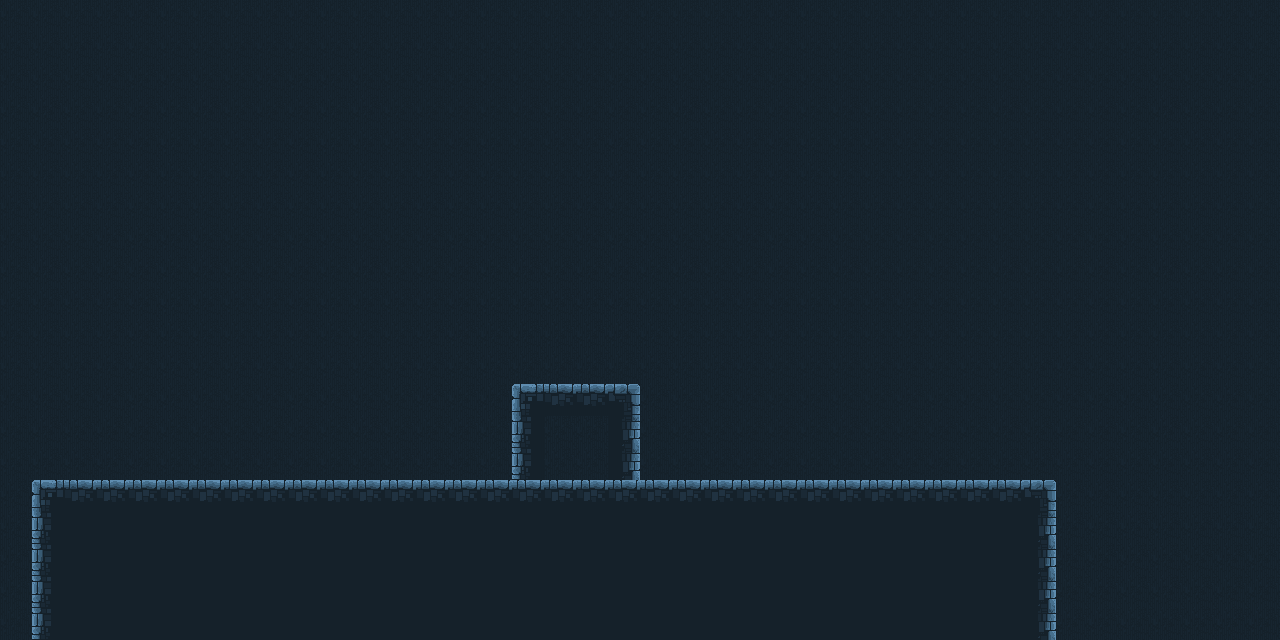

Below is a game level as drawn by its tile map, then a one-line description and the .tmx that defines it (tile-layer data replaced by summaries):
An orthogonal 40x20 tile map with 32x32 px tiles, 1 tile layer (foreground), 7 tilesets and 4 objects (player, goal).

<map version="1.0" orientation="orthogonal" renderorder="right-down" width="40" height="20" tilewidth="32" tileheight="32" nextobjectid="62">
 <tileset firstgid="1" name="tileset" tilewidth="32" tileheight="32" tilecount="54">
  <image source="../images/tileset.png" width="192" height="288" />
 </tileset>
 <tileset firstgid="55" name="enemy" tilewidth="32" tileheight="32" tilecount="1">
  <image source="../images/enemy.png" width="32" height="32" />
 </tileset>
 <tileset firstgid="56" name="player" tilewidth="64" tileheight="64" tilecount="16">
  <image source="../images/player.png" width="256" height="256" />
 </tileset>
 <tileset firstgid="72" name="goal" tilewidth="64" tileheight="64" tilecount="1">
  <image source="../images/goal.png" width="96" height="96" />
 </tileset>
 <tileset firstgid="73" name="coin" tilewidth="32" tileheight="32" tilecount="5">
  <image source="../images/coin.png" width="160" height="32" />
 </tileset>
 <tileset firstgid="78" name="spikes" tilewidth="32" tileheight="32" tilecount="2">
  <image source="../images/spikes.png" width="64" height="32" />
 </tileset>
 <tileset firstgid="80" name="shooter" tilewidth="32" tileheight="32" tilecount="4">
  <image source="../images/shooter.png" width="128" height="32" />
 </tileset>
 <layer name="foreground" width="40" height="20">
  <data>[800 cells, 800 non-empty, 7 distinct tile ids]</data>
 </layer>
 <objectgroup name="characters">
  <object id="1" name="player" type="player" gid="56" x="64" y="480" width="64" height="64" />
  <object id="9" name="goal" type="goal" gid="72" x="960" y="480" width="64" height="64" />
 </objectgroup>
 <objectgroup name="coins" />
 <objectgroup name="spikes" />
 <objectgroup name="shooters">
  <object id="59" gid="2147483728" x="480" y="448" width="32" height="32">
   <properties>
    <property name="ammo" value="2" />
    <property name="facing" value="left" />
   </properties>
  </object>
  <object id="61" gid="80" x="640" y="448" width="32" height="32" />
 </objectgroup>
</map>
